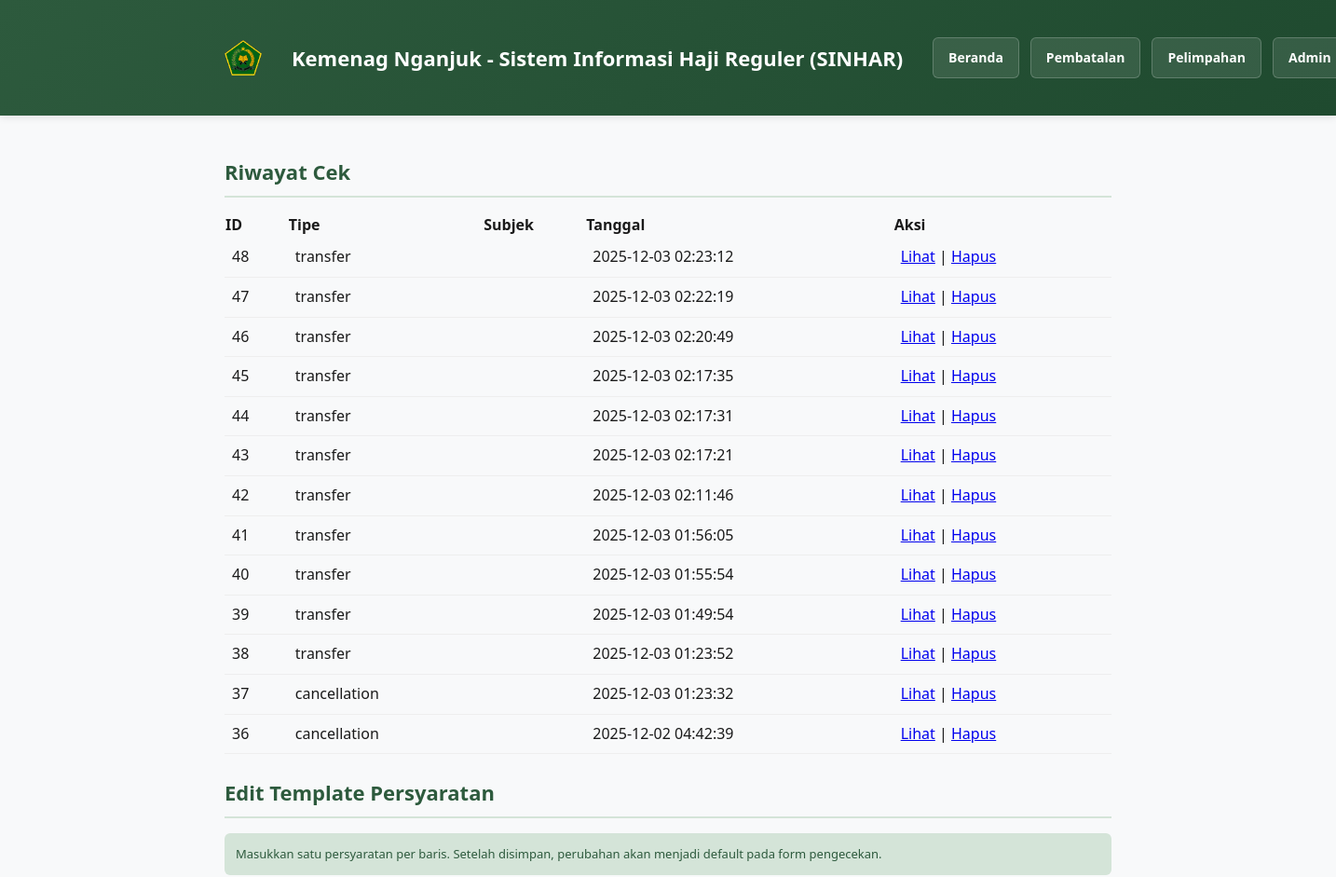
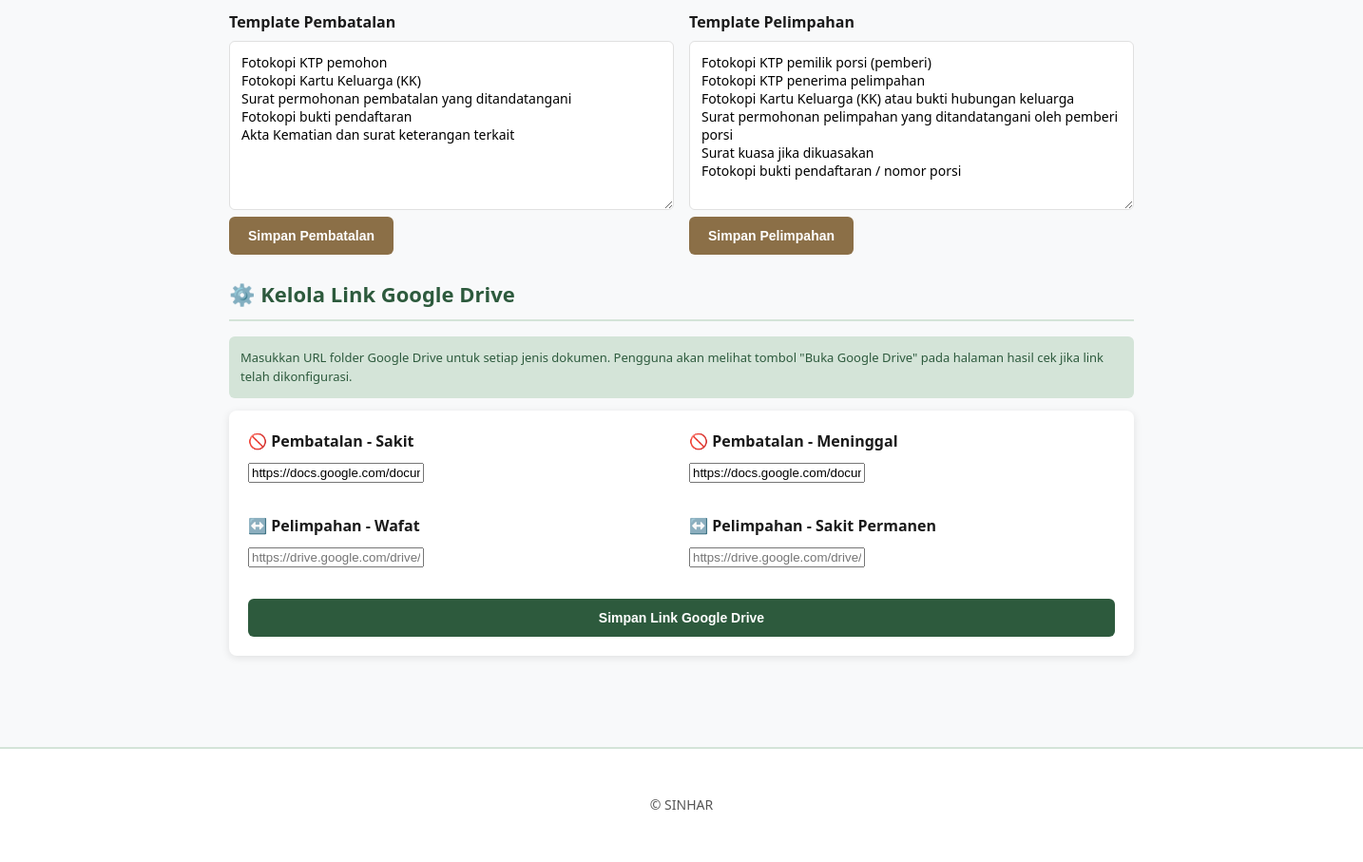
The app's page /admin.php (signed in) with its own data (2 pictures, top to bottom).
### tables this page shows
CREATE TABLE checks (
        id INTEGER PRIMARY KEY AUTOINCREMENT,
        type TEXT NOT NULL,
        subject TEXT,
        payload TEXT,
        requirements TEXT,
        created_at DATETIME DEFAULT CURRENT_TIMESTAMP
    );

### config_gdrive.php (called while the page is built, shortened)
<?php
$gdrive_links = [
    'cancellation_sakit' => 'https://docs.google.com/document/d/1MRaVi-oiiXWkixbDGQTKr93RIrgjYCVr/edit?usp=sharing&ouid=115230136242235187965&rtpof=true&sd=true',
    'cancellation_meninggal' => 'https://docs.google.com/document/d/1M96uUp5FWUwOdUSWVbxaHPsEb7zO7Svu/edit?usp=sharing&ouid=115230136242235187965&rtpof=true&sd=true',
    'cancellation_keuangan' => '',
    'transfer_wafat' => 'http://drive.google.com/file/d/1VujIT9zQgoDxTsXqu0g9GkEbKWXkVst0/view',
    'transfer_sakit' => 'https://docs.google.com/document/d/1VujIT9zQgoDxTsXqu0g9GkEbKWXkVst0/edit?usp=sharing&ouid=115230136242235187965&rtpof=true&sd=true',
    'transfer_umum' => '',
];
function getGDriveLink($type) {
    global $gdrive_links;
    return $gdrive_links[$type] ?? null;
}
?>

### admin.php (the view, shortened to what this page needs)
<?php
if (isset($_SESSION['admin'])) {
    $db = getDb();
    $rows = $db->query('SELECT * FROM checks ORDER BY created_at DESC')->fetchAll(PDO::FETCH_ASSOC);
  $tplStmt = $db->query('SELECT type, content FROM templates');
  $templates = [];
  foreach ($tplStmt->fetchAll(PDO::FETCH_ASSOC) as $t) {
    $content = $t['content'];
    $maybe = json_decode($content, true);
    if (is_array($maybe)) {
      $templates[$t['type']] = $maybe;
    } else {
      $templates[$t['type']] = $content;
    }
  }
  require_once __DIR__ . '/config_gdrive.php';
}
?>
<!doctype html>
<html lang="id">
<head>
  <link rel="stylesheet" href="assets/css/style.css">
</head>
<body>
  <header class="site-header">
    <div class="container">
            <div class="header-content">
        <div class="header-logo">
          <img src="assets/img/logo-kemenag.png" alt="Kementerian Agama">
        </div>
        <h1>Kemenag Nganjuk - Sistem Informasi Haji Reguler (SINHAR)</h1>
        <nav>
          <a href="index.php">Beranda</a>
          <a href="cancellation.php">Pembatalan</a>
          <a href="transfer.php">Pelimpahan</a>
          <a href="admin.php">Admin</a>
        </nav>
      </div>
    </div>
  </header>
  <main class="container">
<?php if (!isset($_SESSION['admin'])): ?>
    <section>
      <h2>Login Admin</h2>
      <?php if(!empty($error)): ?><p style="color:#c0392b"><?=htmlspecialchars($error)?></p><?php endif; ?>
      <form method="post">
        <label>Username</label>
        <input type="text" name="username" required>
        <label>Password</label>
        <input type="password" name="password" required>
        <button class="btn" type="submit" name="login">Login</button>
      </form>
      <p class="hint">Default: <strong>admin / admin123</strong>. Ganti kredensial setelah instalasi.</p>
    </section>
<?php else: ?>
    <section>
      <h2>Riwayat Cek</h2>
      <?php if(empty($rows)): ?>
        <p>Tidak ada riwayat.</p>
      <?php else: ?>
        <table style="width:100%;border-collapse:collapse">
          <thead>
            <tr style="text-align:left;background:var(--card)"><th>ID</th><th>Tipe</th><th>Subjek</th><th>Tanggal</th><th>Aksi</th></tr>
          </thead>
          <tbody>
            <?php foreach($rows as $r): ?>
              <tr>
                <td style="padding:8px;border-bottom:1px solid #eee"><?=htmlspecialchars($r['id'])?></td>
                <td style="padding:8px;border-bottom:1px solid #eee"><?=htmlspecialchars($r['type'])?></td>
                <td style="padding:8px;border-bottom:1px solid #eee"><?=htmlspecialchars($r['subject'])?></td>
                <td style="padding:8px;border-bottom:1px solid #eee"><?=htmlspecialchars($r['created_at'])?></td>
                <td style="padding:8px;border-bottom:1px solid #eee"><a href="admin.php?action=view&id=<?=$r['id']?>">Lihat</a> | <a href="admin.php?action=delete&id=<?=$r['id']?>" onclick="return confirm('Hapus entri ini?')">Hapus</a></td>
              </tr>
            <?php endforeach; ?>
          </tbody>
        </table>
      <?php endif; ?>
    </section>
    <section>
      <h2>Edit Template Persyaratan</h2>
      <p class="hint">Masukkan satu persyaratan per baris. Setelah disimpan, perubahan akan menjadi default pada form pengecekan.</p>
      <div style="display:flex;gap:16px;flex-wrap:wrap">
        <form method="post" style="flex:1;min-width:280px">
          <label>Template Pembatalan</label>
          <textarea name="content_lines" rows="8" style="width:100%"><?php
            if(!empty($templates['cancellation'])) echo htmlspecialchars(implode("\n", $templates['cancellation']));
          ?></textarea>
          <button class="btn" type="submit" name="save_template">Simpan Pembatalan</button>
        </form>
        <form method="post" style="flex:1;min-width:280px">
          <label>Template Pelimpahan</label>
          <textarea name="content_lines" rows="8" style="width:100%"><?php
            if(!empty($templates['transfer'])) echo htmlspecialchars(implode("\n", $templates['transfer']));
          ?></textarea>
          <button class="btn" type="submit" name="save_template">Simpan Pelimpahan</button>
        </form>
      </div>
    </section>
    <section>
      <h2>⚙️ Kelola Link Google Drive</h2>
      <p class="hint">Masukkan URL folder Google Drive untuk setiap jenis dokumen. Pengguna akan melihat tombol "Buka Google Drive" pada halaman hasil cek jika link telah dikonfigurasi.</p>
      <form method="post" style="background:#fff;padding:20px;border-radius:8px;box-shadow:0 2px 8px rgba(0,0,0,0.1);">
        <div style="display:grid;grid-template-columns:1fr 1fr;gap:16px;">
          <div class="form-group">
            <label>🚫 Pembatalan - Sakit</label>
            <input type="url" name="gdrive_cancellation_sakit" placeholder="https://drive.google.com/drive/folders/..." value="<?php echo htmlspecialchars(getGDriveLink('cancellation_sakit') ?? ''); ?>">
          </div>
          <div class="form-group">
            <label>🚫 Pembatalan - Meninggal</label>
            <input type="url" name="gdrive_cancellation_meninggal" placeholder="https://drive.google.com/drive/folders/..." value="<?php echo htmlspecialchars(getGDriveLink('cancellation_meninggal') ?? ''); ?>">
          </div>
          <div class="form-group">
            <label>↔️ Pelimpahan - Wafat</label>
            <input type="url" name="gdrive_transfer_suami_istri" placeholder="https://drive.google.com/drive/folders/..." value="<?php echo htmlspecialchars(getGDriveLink('transfer_suami_istri') ?? ''); ?>">
          </div>
          <div class="form-group">
            <label>↔️ Pelimpahan - Sakit Permanen</label>
            <input type="url" name="gdrive_transfer_anak" placeholder="https://drive.google.com/drive/folders/..." value="<?php echo htmlspecialchars(getGDriveLink('transfer_anak') ?? ''); ?>">
          </div>
        </div>
        <button class="btn btn-primary" type="submit" style="width:100%;margin-top:16px;">Simpan Link Google Drive</button>
      </form>
    </section>
<?php endif; ?>
  </main>
  <footer class="site-footer">
    <div class="container">© SINHAR</div>
  </footer>
</body>
</html>

### assets/css/style.css (style rules this page uses)
:root { --bg:#f8f9fa; --accent-primary:#2d5a3d; --accent-secondary:#8b6f47; --accent-light:#d4e4d8; --text-primary:#1a1a1a; --text-secondary:#555; --border:#e0e0e0; --shadow: 0 2px 8px rgba(0,0,0,0.1); --shadow-hover: 0 4px 16px rgba(0,0,0,0.15); }
* { box-sizing:border-box }
body { font-family:'Segoe UI','Trebuchet MS',Arial,sans-serif; background:var(--bg); color:var(--text-primary); margin:0; line-height:1.6 }
.container { max-width:1000px;margin:0 auto;padding:24px }
.header-content { display:flex; align-items:center; gap:20px; width:100%; flex-wrap:nowrap }
.header-logo { display:flex; align-items:center; justify-content:center; width:40px;height:40px; flex-shrink:0 }
.header-logo img { width:40px;height:40px; display:block }
.site-header { background:linear-gradient(135deg, var(--accent-primary) 0%, #1f4a2f 100%); color:#fff; padding:16px 0; box-shadow:var(--shadow); position:sticky; top:0; z-index:100 }
.site-header h1 { margin:0; font-size:22px; font-weight:600; line-height:1.2; white-space:nowrap; flex-grow:1; padding:0 12px }
.site-header nav { display:flex; gap:12px; flex-wrap:nowrap; align-items:center; margin-left:auto }
.site-header a { color:#fff; text-decoration:none; font-weight:600; padding:10px 16px; border-radius:6px; transition:all 0.3s ease; display:inline-flex; align-items:center; gap:6px; background:rgba(255,255,255,0.1); border:1px solid rgba(255,255,255,0.2); white-space:nowrap; font-size:14px }
.btn { background:var(--accent-secondary); color:#fff; border:none; padding:12px 20px; border-radius:6px; cursor:pointer; font-size:14px; font-weight:600; transition:all 0.3s ease; display:inline-block; text-align:center }
.btn-primary { background:var(--accent-primary); }
section { margin-bottom:24px }
section > h2 { font-size:22px; margin-bottom:16px; color:var(--accent-primary); border-bottom:2px solid var(--accent-light); padding-bottom:8px }
.form-group { margin-bottom:16px }
label { display:block; margin-bottom:6px; font-weight:600; color:var(--text-primary) }
input[type=text], input[type=email], select, textarea { width:100%; padding:12px; border:1px solid var(--border); border-radius:6px; font-size:14px; font-family:inherit; transition:border-color 0.3s ease, box-shadow 0.3s ease }
.hint { margin-top:16px; padding:12px; background:var(--accent-light); border-radius:6px; font-size:13px; color:var(--accent-primary) }
.site-footer { background:#fff; text-align:center; padding:24px; margin-top:48px; border-top:2px solid var(--accent-light); color:var(--text-secondary); font-size:14px }

### records on screen
checks: id "48", type "transfer", created_at "2025-12-03 02:23:12"
checks: id "47", type "transfer", created_at "2025-12-03 02:22:19"
checks: id "46", type "transfer", created_at "2025-12-03 02:20:49"
checks: id "45", type "transfer", created_at "2025-12-03 02:17:35"
checks: id "44", type "transfer", created_at "2025-12-03 02:17:31"
checks: id "43", type "transfer", created_at "2025-12-03 02:17:21"
checks: id "42", type "transfer", created_at "2025-12-03 02:11:46"
checks: id "41", type "transfer", created_at "2025-12-03 01:56:05"
checks: id "40", type "transfer", created_at "2025-12-03 01:55:54"
checks: id "39", type "transfer", created_at "2025-12-03 01:49:54"
checks: id "38", type "transfer", created_at "2025-12-03 01:23:52"
checks: id "37", type "cancellation", created_at "2025-12-03 01:23:32"
checks: id "36", type "cancellation", created_at "2025-12-02 04:42:39"
